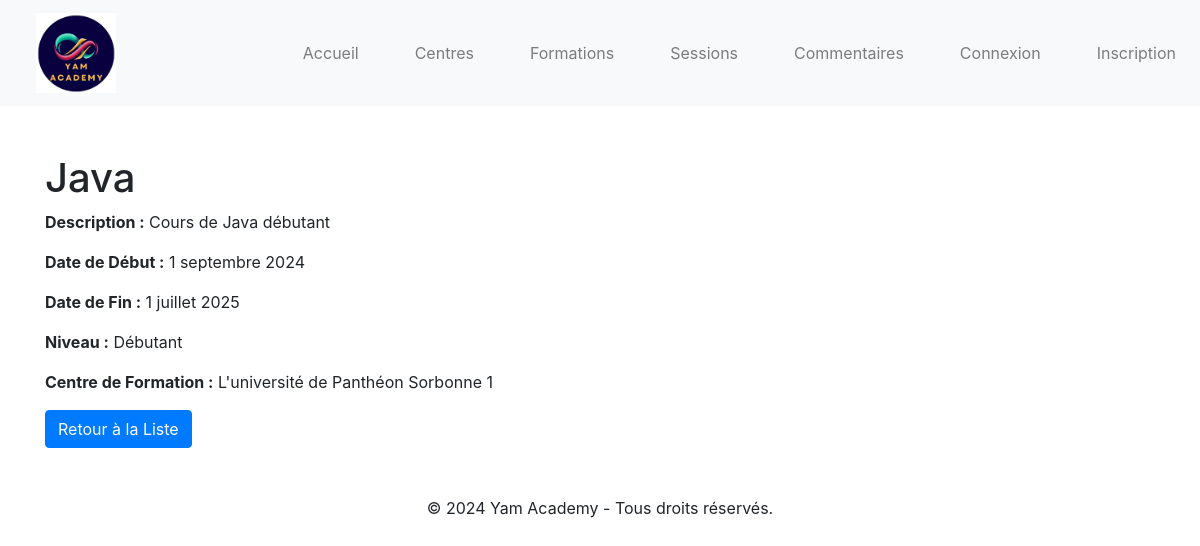
The app's page /formation/1/ with its own data.
### centres/models.py (models this page shows, shortened)
class Formation(models.Model):
    titre = models.CharField(max_length=255)
    description = models.TextField()
    centre_formation = models.ForeignKey(CentreFormation, on_delete=models.CASCADE, related_name='formations')
    date_debut = models.DateField()
    date_fin = models.DateField()
    niveau = models.CharField(max_length=100)

class CentreFormation(models.Model):
    nom = models.CharField(max_length=100)
    adresse = models.CharField(max_length=255, default='Adresse par défaut')
    ville = models.CharField(max_length=100)
    code_postal = models.CharField(max_length=20, default='00000')
    pays = models.CharField(max_length=100)
    telephone = models.CharField(max_length=20, blank=True, null=True)
    email = models.EmailField(blank=True, null=True)
    site_web = models.URLField(blank=True, null=True)
    description = models.TextField(blank=True, null=True)
    mots_cles = models.ManyToManyField(MotsCles, related_name='centres_formation', blank=True)
    def __str__(self):
        return self.nom

### centres/views.py (the view)
# urls.py: path('formation/<int:pk>/', views.formation_detail, name='formation_detail'),  # Détail d'une formation
def formation_detail(request, pk):
    formation = get_object_or_404(Formation, pk=pk)
    return render(request, 'centres/formation_detail.html', {'formation': formation})

### centres/templates/centres/formation_detail.html (shortened to what this page needs)
{% extends 'centres/base.html' %}
{% block content %}
    <h1>{{ formation.titre }}</h1>
    <p><strong>Description :</strong> {{ formation.description }}</p>
    <p><strong>Date de Début :</strong> {{ formation.date_debut }}</p>
    <p><strong>Date de Fin :</strong> {{ formation.date_fin }}</p>
    <p><strong>Niveau :</strong> {{ formation.niveau }}</p>
    <p><strong>Centre de Formation :</strong> {{ formation.centre_formation }}</p>
    <a href="{% url 'centres:formation_list' %}" class="btn btn-primary">Retour à la Liste</a>
{% endblock %}

### centres/static/centres/css/style.css (style rules this page uses)
body { font-family: 'Roboto', sans-serif; color: #333; background-color: #f9f9f9; margin: 0; padding: 0; box-sizing: border-box; }

### records on screen
Formation: titre "Java", description "Cours de Java débutant", date_debut "1 septembre 2024", date_fin "1 juillet 2025", niveau "Débutant", centre_formation "L'université de Panthéon Sorbonne 1"
